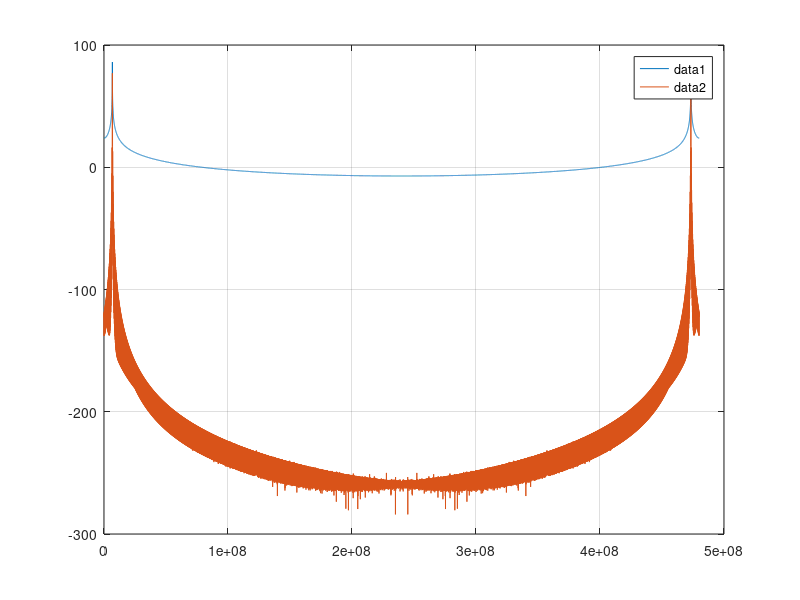

Recreate this plot in MATLAB.
clear all;
close all;
clc;

Fd = 40e3;
Td = 1/Fd;
Tmod = 0.3;%0.01;
t = 0:Td:Tmod;

df = 100;
S = cos(2*pi*(500+df*rand(1,1)) * t);

W = S .* parzenwin(length(S))';
S = fft(S);
W = fft(W);
figure(1);
%f = 0:Fd:1/Tmod;
%axis(0 10e4);
f = 0:(length(t)-1);
%window(@hamming, 64)
%plot(f/Td, 10*log(abs(S)), f/Td, 10*log(abs(W)));
plot(f/Td, 10*log(abs(S)), f/Td, 10*log(abs(W)));
%lot(10*log10(abs(W)));
%plot(S);
%hold on;
%plot(W);
%plot(f, 10*log(abs(S)), f, 10*log(abs(W)));
legend('show');
hold on;
%plot(10*log(abs(S)));
%axis([0 300 -10 90]);
grid on;
%loglog(t/Td, abs(S));